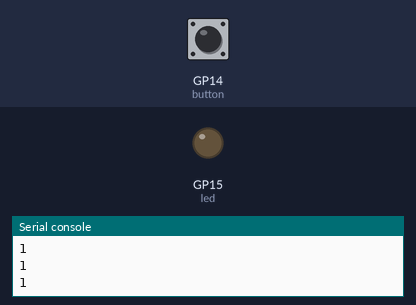
The program below on a simulated Raspberry Pi Pico running MicroPython. On the bench: output pins drawn as LEDs (lit = HIGH), the last lines printed to the serial console. Inputs (shaded band) come from the test bench; at power-on: GP14 (button) HIGH.

Above: at 1.2 s.
1.3 s: GP14 (button) pulled LOW for 0.15 s
At 1.4 s:
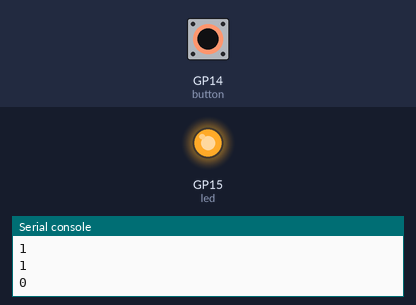
3.0 s: GP14 (button) pulled LOW for 3.2 s
At 7.4 s:
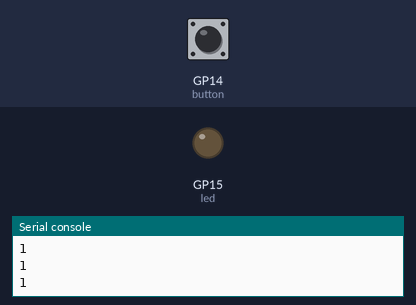
Timing chart, 0 to 8.9 s (numbered marks = the images above; inputs shaded):
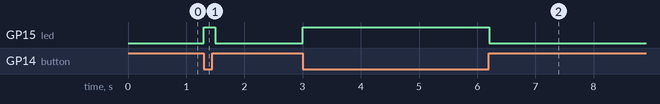

The program:

04_pushbutton.py
```python
# Pushbutton

'''
Connect an LED to GPIO15, use a 470ohm to connect the LED cathode to ground
Connect a toggle switch / push button to GPIO14 with the other side connected to ground
For reference: https://datasheets.raspberrypi.org/pico/Pico-R3-A4-Pinout.pdf
'''

from machine import Pin
from time import sleep

led = Pin(15, Pin.OUT)
button = Pin(14, Pin.IN, Pin.PULL_UP) # Pin 14 is an input, with the internal pull-up active

while True:
    led.value(not button.value()) # LED is set directly with the state of the button
    print(button.value()) # The print command will output text to the REPL
    sleep(0.1) # short sleep to avoid overloading the REPL
```

Measured:
- after the input at 1.3 s, GP15 (led): LOW → HIGH at once, → LOW 0.20 s later
- after the input at 3.0 s, GP15 (led): LOW → HIGH at once, → LOW 3.2 s later
